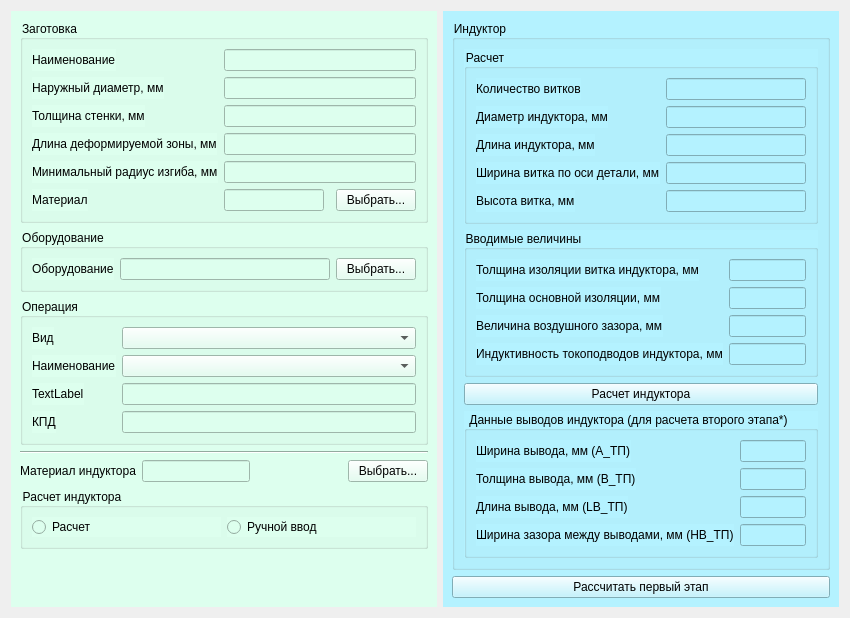
<?xml version="1.0" encoding="UTF-8"?>
<ui version="4.0">
 <class>Form</class>
 <widget class="QWidget" name="Form">
  <property name="geometry">
   <rect>
    <x>0</x>
    <y>0</y>
    <width>850</width>
    <height>602</height>
   </rect>
  </property>
  <property name="windowTitle">
   <string>Form</string>
  </property>
  <layout class="QHBoxLayout" name="horizontalLayout_2">
   <item>
    <widget class="QWidget" name="widget" native="true">
     <property name="styleSheet">
      <string notr="true">QWidget { background-color: rgb(221, 255, 238) }
</string>
     </property>
     <layout class="QVBoxLayout" name="verticalLayout_6">
      <item>
       <widget class="QGroupBox" name="groupBox">
        <property name="title">
         <string>Заготовка</string>
        </property>
        <layout class="QFormLayout" name="formLayout_3">
         <item row="0" column="0">
          <widget class="QLabel" name="label">
           <property name="text">
            <string>Наименование</string>
           </property>
          </widget>
         </item>
         <item row="0" column="1">
          <widget class="QLineEdit" name="lineEditBilletName"/>
         </item>
         <item row="1" column="0">
          <widget class="QLabel" name="label_2">
           <property name="toolTip">
            <string>DOT</string>
           </property>
           <property name="text">
            <string>Наружный диаметр, мм</string>
           </property>
          </widget>
         </item>
         <item row="2" column="0">
          <widget class="QLabel" name="label_3">
           <property name="toolTip">
            <string>ST</string>
           </property>
           <property name="text">
            <string>Толщина стенки, мм</string>
           </property>
          </widget>
         </item>
         <item row="3" column="0">
          <widget class="QLabel" name="label_4">
           <property name="toolTip">
            <string>LBT</string>
           </property>
           <property name="text">
            <string>Длина деформируемой зоны, мм</string>
           </property>
          </widget>
         </item>
         <item row="5" column="0">
          <widget class="QLabel" name="label_5">
           <property name="text">
            <string>Материал</string>
           </property>
          </widget>
         </item>
         <item row="1" column="1">
          <widget class="QLineEdit" name="lineEditOuterDiameter"/>
         </item>
         <item row="2" column="1">
          <widget class="QLineEdit" name="lineEditSideThickness"/>
         </item>
         <item row="3" column="1">
          <widget class="QLineEdit" name="lineEditLengthDeform"/>
         </item>
         <item row="5" column="1">
          <layout class="QHBoxLayout" name="horizontalLayout_4">
           <item>
            <widget class="QLineEdit" name="lineEditBilletMaterial">
             <property name="minimumSize">
              <size>
               <width>100</width>
               <height>0</height>
              </size>
             </property>
            </widget>
           </item>
           <item>
            <spacer name="horizontalSpacer_2">
             <property name="orientation">
              <enum>Qt::Horizontal</enum>
             </property>
             <property name="sizeHint" stdset="0">
              <size>
               <width>40</width>
               <height>20</height>
              </size>
             </property>
            </spacer>
           </item>
           <item>
            <widget class="QPushButton" name="pushButtonMaterialBillet">
             <property name="text">
              <string>Выбрать...</string>
             </property>
            </widget>
           </item>
          </layout>
         </item>
         <item row="4" column="0">
          <widget class="QLabel" name="label_21">
           <property name="text">
            <string>Минимальный радиус изгиба, мм</string>
           </property>
          </widget>
         </item>
         <item row="4" column="1">
          <widget class="QLineEdit" name="lineEditRMGD"/>
         </item>
        </layout>
       </widget>
      </item>
      <item>
       <widget class="QGroupBox" name="groupBox_5">
        <property name="title">
         <string>Оборудование</string>
        </property>
        <layout class="QHBoxLayout" name="horizontalLayout_5">
         <item>
          <widget class="QLabel" name="label_19">
           <property name="text">
            <string>Оборудование</string>
           </property>
          </widget>
         </item>
         <item>
          <widget class="QLineEdit" name="lineEditMachineName"/>
         </item>
         <item>
          <widget class="QPushButton" name="pushButtonMachine">
           <property name="text">
            <string>Выбрать...</string>
           </property>
          </widget>
         </item>
        </layout>
       </widget>
      </item>
      <item>
       <widget class="QGroupBox" name="groupBox_2">
        <property name="title">
         <string>Операция</string>
        </property>
        <layout class="QFormLayout" name="formLayout_2">
         <item row="0" column="0">
          <widget class="QLabel" name="label_6">
           <property name="text">
            <string>Вид</string>
           </property>
          </widget>
         </item>
         <item row="0" column="1">
          <widget class="QComboBox" name="comboBoxOperationType"/>
         </item>
         <item row="1" column="0">
          <widget class="QLabel" name="label_7">
           <property name="text">
            <string>Наименование</string>
           </property>
          </widget>
         </item>
         <item row="1" column="1">
          <widget class="QComboBox" name="comboBoxOperationName"/>
         </item>
         <item row="3" column="0">
          <widget class="QLabel" name="label_8">
           <property name="text">
            <string>КПД</string>
           </property>
          </widget>
         </item>
         <item row="3" column="1">
          <widget class="QLineEdit" name="lineEditKPD"/>
         </item>
         <item row="2" column="0">
          <widget class="QLabel" name="labelRadius">
           <property name="toolTip">
            <string>RC</string>
           </property>
           <property name="text">
            <string>TextLabel</string>
           </property>
          </widget>
         </item>
         <item row="2" column="1">
          <widget class="QLineEdit" name="lineEditRadius"/>
         </item>
        </layout>
       </widget>
      </item>
      <item>
       <widget class="Line" name="line">
        <property name="orientation">
         <enum>Qt::Horizontal</enum>
        </property>
       </widget>
      </item>
      <item>
       <layout class="QFormLayout" name="formLayout">
        <item row="0" column="0">
         <widget class="QLabel" name="label_9">
          <property name="text">
           <string>Материал индуктора</string>
          </property>
         </widget>
        </item>
        <item row="0" column="1">
         <layout class="QHBoxLayout" name="horizontalLayout">
          <item>
           <widget class="QLineEdit" name="lineEditMaterialInductor">
            <property name="minimumSize">
             <size>
              <width>100</width>
              <height>0</height>
             </size>
            </property>
           </widget>
          </item>
          <item>
           <spacer name="horizontalSpacer">
            <property name="orientation">
             <enum>Qt::Horizontal</enum>
            </property>
            <property name="sizeHint" stdset="0">
             <size>
              <width>40</width>
              <height>20</height>
             </size>
            </property>
           </spacer>
          </item>
          <item>
           <widget class="QPushButton" name="pushButtonMaterialInductor">
            <property name="text">
             <string>Выбрать...</string>
            </property>
           </widget>
          </item>
         </layout>
        </item>
       </layout>
      </item>
      <item>
       <widget class="QGroupBox" name="groupBox_4">
        <property name="title">
         <string>Расчет индуктора</string>
        </property>
        <layout class="QHBoxLayout" name="horizontalLayout_3">
         <item>
          <widget class="QRadioButton" name="radioButtonCalc">
           <property name="text">
            <string>Расчет</string>
           </property>
          </widget>
         </item>
         <item>
          <widget class="QRadioButton" name="radioButtonManual">
           <property name="text">
            <string>Ручной ввод</string>
           </property>
          </widget>
         </item>
        </layout>
       </widget>
      </item>
      <item>
       <spacer name="verticalSpacer">
        <property name="orientation">
         <enum>Qt::Vertical</enum>
        </property>
        <property name="sizeHint" stdset="0">
         <size>
          <width>20</width>
          <height>40</height>
         </size>
        </property>
       </spacer>
      </item>
     </layout>
    </widget>
   </item>
   <item>
    <widget class="QWidget" name="widget_2" native="true">
     <property name="styleSheet">
      <string notr="true">QWidget { background-color: rgb(180, 242, 255) }
</string>
     </property>
     <layout class="QVBoxLayout" name="verticalLayout_5">
      <item>
       <widget class="QGroupBox" name="groupBox_3">
        <property name="title">
         <string>Индуктор</string>
        </property>
        <layout class="QVBoxLayout" name="verticalLayout_4">
         <item>
          <widget class="QGroupBox" name="groupBox_7">
           <property name="title">
            <string>Расчет</string>
           </property>
           <layout class="QFormLayout" name="formLayout_8">
            <item row="0" column="0">
             <widget class="QLabel" name="label_12">
              <property name="text">
               <string>Количество витков</string>
              </property>
             </widget>
            </item>
            <item row="0" column="1">
             <widget class="QLineEdit" name="lineEditNumberCoilsInductor"/>
            </item>
            <item row="1" column="0">
             <widget class="QLabel" name="labelDiameter">
              <property name="text">
               <string>Диаметр индуктора, мм</string>
              </property>
             </widget>
            </item>
            <item row="2" column="0">
             <widget class="QLabel" name="label_22">
              <property name="text">
               <string>Длина индуктора, мм</string>
              </property>
             </widget>
            </item>
            <item row="1" column="1">
             <widget class="QLineEdit" name="lineEditDiameter"/>
            </item>
            <item row="2" column="1">
             <widget class="QLineEdit" name="lineEditInductorLength"/>
            </item>
            <item row="3" column="0">
             <widget class="QLabel" name="label_10">
              <property name="toolTip">
               <string>SSC</string>
              </property>
              <property name="text">
               <string>Ширина витка по оси детали, мм</string>
              </property>
             </widget>
            </item>
            <item row="3" column="1">
             <widget class="QLineEdit" name="lineEditWidthCoilInductor"/>
            </item>
            <item row="4" column="0">
             <widget class="QLabel" name="label_11">
              <property name="toolTip">
               <string>HSC</string>
              </property>
              <property name="text">
               <string>Высота витка, мм</string>
              </property>
             </widget>
            </item>
            <item row="4" column="1">
             <widget class="QLineEdit" name="lineEditHeightCoilInductor"/>
            </item>
           </layout>
          </widget>
         </item>
         <item>
          <widget class="QGroupBox" name="groupBox_8">
           <property name="title">
            <string>Вводимые величины</string>
           </property>
           <layout class="QFormLayout" name="formLayout_4">
            <item row="0" column="0">
             <widget class="QLabel" name="label_13">
              <property name="toolTip">
               <string>SC</string>
              </property>
              <property name="text">
               <string>Толщина изоляции витка индуктора, мм</string>
              </property>
             </widget>
            </item>
            <item row="0" column="1">
             <widget class="QLineEdit" name="lineEditSizeIsolationInductor"/>
            </item>
            <item row="1" column="0">
             <widget class="QLabel" name="label_20">
              <property name="toolTip">
               <string>ZB</string>
              </property>
              <property name="text">
               <string>Толщина основной изоляции, мм</string>
              </property>
             </widget>
            </item>
            <item row="1" column="1">
             <widget class="QLineEdit" name="lineEditMainIsolation"/>
            </item>
            <item row="2" column="0">
             <widget class="QLabel" name="Label">
              <property name="toolTip">
               <string>ZA</string>
              </property>
              <property name="text">
               <string>Величина воздушного зазора, мм</string>
              </property>
             </widget>
            </item>
            <item row="2" column="1">
             <widget class="QLineEdit" name="lineEditGapWidth"/>
            </item>
            <item row="3" column="0">
             <widget class="QLabel" name="label_14">
              <property name="toolTip">
               <string>LTC</string>
              </property>
              <property name="text">
               <string>Индуктивность токоподводов индуктора, мм</string>
              </property>
             </widget>
            </item>
            <item row="3" column="1">
             <widget class="QLineEdit" name="lineEditInductance"/>
            </item>
           </layout>
          </widget>
         </item>
         <item>
          <widget class="QPushButton" name="pushButtonCalcInductor">
           <property name="text">
            <string>Расчет индуктора</string>
           </property>
          </widget>
         </item>
         <item>
          <widget class="QGroupBox" name="groupBox_6">
           <property name="title">
            <string>Данные выводов индуктора (для расчета второго этапа*)</string>
           </property>
           <layout class="QFormLayout" name="formLayout_6">
            <item row="0" column="0">
             <widget class="QLabel" name="label_15">
              <property name="text">
               <string>Ширина вывода, мм (A_ТП)</string>
              </property>
             </widget>
            </item>
            <item row="0" column="1">
             <widget class="QLineEdit" name="lineEditA_tp"/>
            </item>
            <item row="1" column="0">
             <widget class="QLabel" name="label_16">
              <property name="text">
               <string>Толщина вывода, мм (B_ТП)</string>
              </property>
             </widget>
            </item>
            <item row="1" column="1">
             <widget class="QLineEdit" name="lineEditB_tp"/>
            </item>
            <item row="2" column="0">
             <widget class="QLabel" name="label_18">
              <property name="text">
               <string>Длина вывода, мм (LB_ТП)</string>
              </property>
             </widget>
            </item>
            <item row="2" column="1">
             <widget class="QLineEdit" name="lineEditLB_tp"/>
            </item>
            <item row="3" column="0">
             <widget class="QLabel" name="label_17">
              <property name="text">
               <string>Ширина зазора между выводами, мм (HB_ТП)</string>
              </property>
             </widget>
            </item>
            <item row="3" column="1">
             <widget class="QLineEdit" name="lineEditHB_tp"/>
            </item>
           </layout>
          </widget>
         </item>
        </layout>
       </widget>
      </item>
      <item>
       <widget class="QPushButton" name="pushButtonCalcFirsPhase">
        <property name="text">
         <string>Рассчитать первый этап</string>
        </property>
       </widget>
      </item>
      <item>
       <spacer name="verticalSpacer_2">
        <property name="orientation">
         <enum>Qt::Vertical</enum>
        </property>
        <property name="sizeHint" stdset="0">
         <size>
          <width>20</width>
          <height>40</height>
         </size>
        </property>
       </spacer>
      </item>
     </layout>
    </widget>
   </item>
  </layout>
 </widget>
 <resources/>
 <connections/>
</ui>
